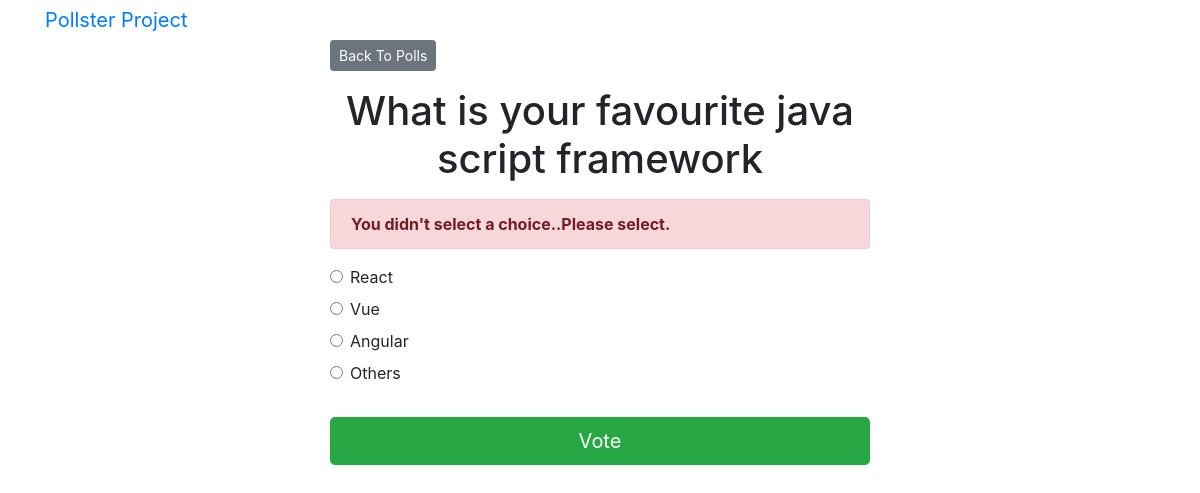
Screenshot of /project/2/vote/ with the database file from the repository.
### project/models.py (models this page shows, shortened)
class Question(models.Model):
    question_text = models.CharField(max_length=200)
    pub_date = models.DateTimeField('date published')

class Choice(models.Model):
    question = models.ForeignKey(Question, on_delete=models.CASCADE)
    choice_text = models.CharField(max_length=300)
    votes = models.IntegerField(default=0)

### project/views.py (the view)
# urls.py: path('<int:question_id>/vote/', views.vote, name='vote'),
def vote(request, question_id):
    question = get_object_or_404(Question, pk=question_id)
    try:
        selected_choice = question.choice_set.get(pk=request.POST['choice'])
    except (KeyError, Choice.DoesNotExist):
        return render(request, 'project/detail.html', {
            'question': question,
            'error_message': "You didn't select a choice..Please select.",
        })
    else:
        selected_choice.votes += 1
        selected_choice.save()
        return HttpResponseRedirect(reverse('project:results', args=(question.id,)))

### templates/project/detail.html (shortened to what this page needs)
{% extends 'project/base.html' %}
{% block content %}
<a class="btn btn-secondary btn-sm mb-3" href="{% url 'project:index' %}">Back To Polls</a>
<h1 class="text-center mb-3">{{ question.question_text }}</h1>
{% if error_message %}
<p class="alert alert-danger">
	<strong>{{ error_message }}</strong>
</p>
{% endif %}
<form action="{% url 'project:vote' question.id %}" method="post">
	{% for choice in question.choice_set.all %}
		<div class="form-check">
			<input
				type="radio"
				name="choice"
				class="form-check-input"
				id="choice{{ forloop.counter }}"
				value="{{ choice.id }}"
			/>
			<label for="choice{{ forloop.counter }}">{{ choice.choice_text }}</label
			>
			<br/>
		</div>
	{% endfor %}
	<input type="submit" value="Vote" class="btn btn-success btn-lg btn-block mt-4" />
</form>
{% endblock %}

### rows the page displays
Question: question_text "What is your favourite java script framework"
Choice: choice_text "React"
Choice: choice_text "Vue"
Choice: choice_text "Angular"
Choice: choice_text "Others"

### other values shown
{{ error_message }} "You didn't select a choice..Please select."
